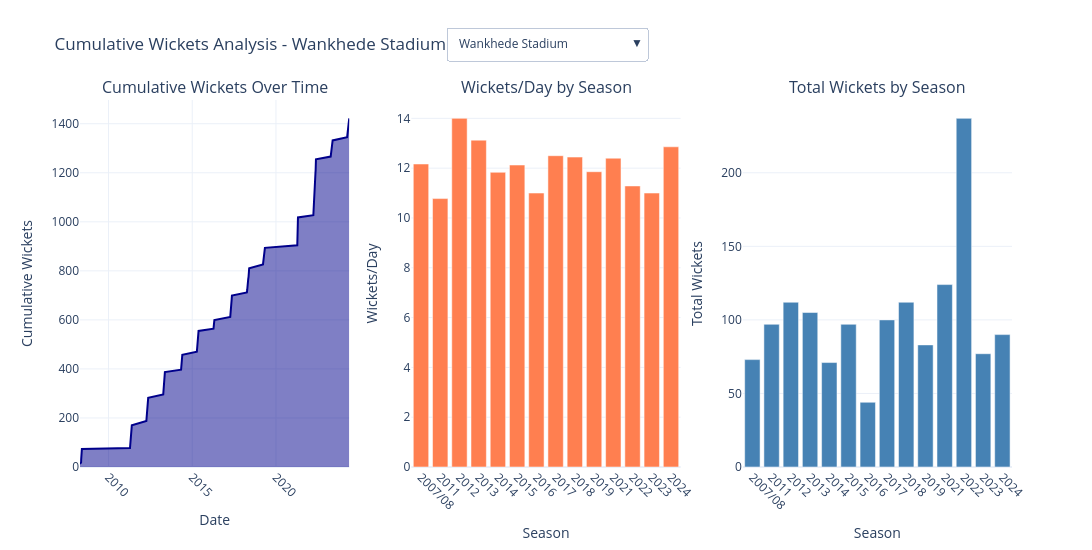

The notebook cell saved with this chart:
### Markdown cell above
## Section 7: Cumulative Wickets Analysis

Analyze cumulative wicket trends over time.

### Code cell
import plotly.graph_objects as go
from plotly.subplots import make_subplots
import pandas as pd

top_stadiums = data[data['wicket'] == 1]['venue'].value_counts().head(5).index.tolist()

fig = make_subplots(
    rows=1, cols=3,
    specs=[[{'type':'scatter'}, {'type':'bar'}, {'type':'bar'}]],
    subplot_titles=('Cumulative Wickets Over Time', 'Wickets/Day by Season', 'Total Wickets by Season')
)

buttons = []
traces_per_stadium = 3

for i, stadium in enumerate(top_stadiums):
    stadium_data = data[data['venue'] == stadium].copy()
    
    daily_wickets = stadium_data.groupby('date')['wicket'].sum().reset_index()
    daily_wickets['cumulative_wickets'] = daily_wickets['wicket'].cumsum()

    season_stats = stadium_data.groupby('season').agg(
        Total_Wickets=('wicket', 'sum'),
        Days_Played=('date', 'nunique')
    ).reset_index()
    season_stats['Wickets_Per_Day'] = season_stats.apply(
        lambda row: row['Total_Wickets'] / row['Days_Played'] if row['Days_Played'] > 0 else 0, axis=1
    )

    is_visible = (i == 0) 

    fig.add_trace(
        go.Scatter(
            x=daily_wickets['date'], y=daily_wickets['cumulative_wickets'],
            mode='lines', name=f'{stadium} Cumulative',
            line=dict(color='darkblue', width=2), fill='tozeroy',
            hovertemplate='<b>Date:</b> %{x|%Y-%m-%d}<br><b>Cumulative Wickets:</b> %{y}',
            visible=is_visible
        ),
        row=1, col=1
    )

    fig.add_trace(
        go.Bar(
            x=season_stats['season'], y=season_stats['Wickets_Per_Day'],
            name=f'{stadium} Wickets/Day', marker_color='coral',
            hovertemplate='<b>%{x}</b><br>Wickets/Day: %{y:.2f}', showlegend=False,
            visible=is_visible
        ),
        row=1, col=2
    )

    fig.add_trace(
        go.Bar(
            x=season_stats['season'], y=season_stats['Total_Wickets'],
            name=f'{stadium} Total Wickets', marker_color='steelblue',
            hovertemplate='<b>%{x}</b><br>Wickets: %{y}', showlegend=False,
            visible=is_visible
        ),
        row=1, col=3
    )

    visibility = [False] * (len(top_stadiums) * traces_per_stadium)
    visibility[i*traces_per_stadium : (i+1)*traces_per_stadium] = [True, True, True]
    
    buttons.append(dict(
        label=stadium,
        method="update",
        args=[{"visible": visibility},
              {"title": f"Cumulative Wickets Analysis - {stadium}"}]
    ))

fig.update_layout(
    updatemenus=[dict(
        active=0, buttons=buttons, x=0.5, y=1.2, xanchor='center', 
        direction='down', showactive=True
    )],
    height=550, width=1800,
    title_text=f'Cumulative Wickets Analysis - {top_stadiums[0]}',
    template='plotly_white', showlegend=False
)

fig.update_xaxes(title_text='Date', row=1, col=1, tickangle=45)
fig.update_xaxes(title_text='Season', row=1, col=2, tickangle=45)
fig.update_xaxes(title_text='Season', row=1, col=3, tickangle=45)
fig.update_yaxes(title_text='Cumulative Wickets', row=1, col=1)
fig.update_yaxes(title_text='Wickets/Day', row=1, col=2)
fig.update_yaxes(title_text='Total Wickets', row=1, col=3)

fig.show()



print("TOP 5 STADIUMS - CUMULATIVE WICKET PATTERNS")


stadium_cumulative_stats = []
for stadium in top_stadiums:
    stadium_wickets = data[(data['venue'] == stadium) & (data['wicket'] == 1)]
    total = len(stadium_wickets)
    matches = stadium_wickets['match_id'].nunique()
    
    avg_wickets = round(total / matches, 2) if matches > 0 else 0.00
    stadium_cumulative_stats.append({
        'Stadium': stadium,
        'Total_Wickets': total,
        'Matches': matches,
        'Wickets_Per_Match': avg_wickets
    })
    
    print(f"\n{stadium}:")
    print(f"  Total Wickets: {total}")
    print(f"  Matches: {matches}")
    print(f"  Avg Wickets/Match: {avg_wickets:.2f}")

stadium_cumulative_df = pd.DataFrame(stadium_cumulative_stats)
